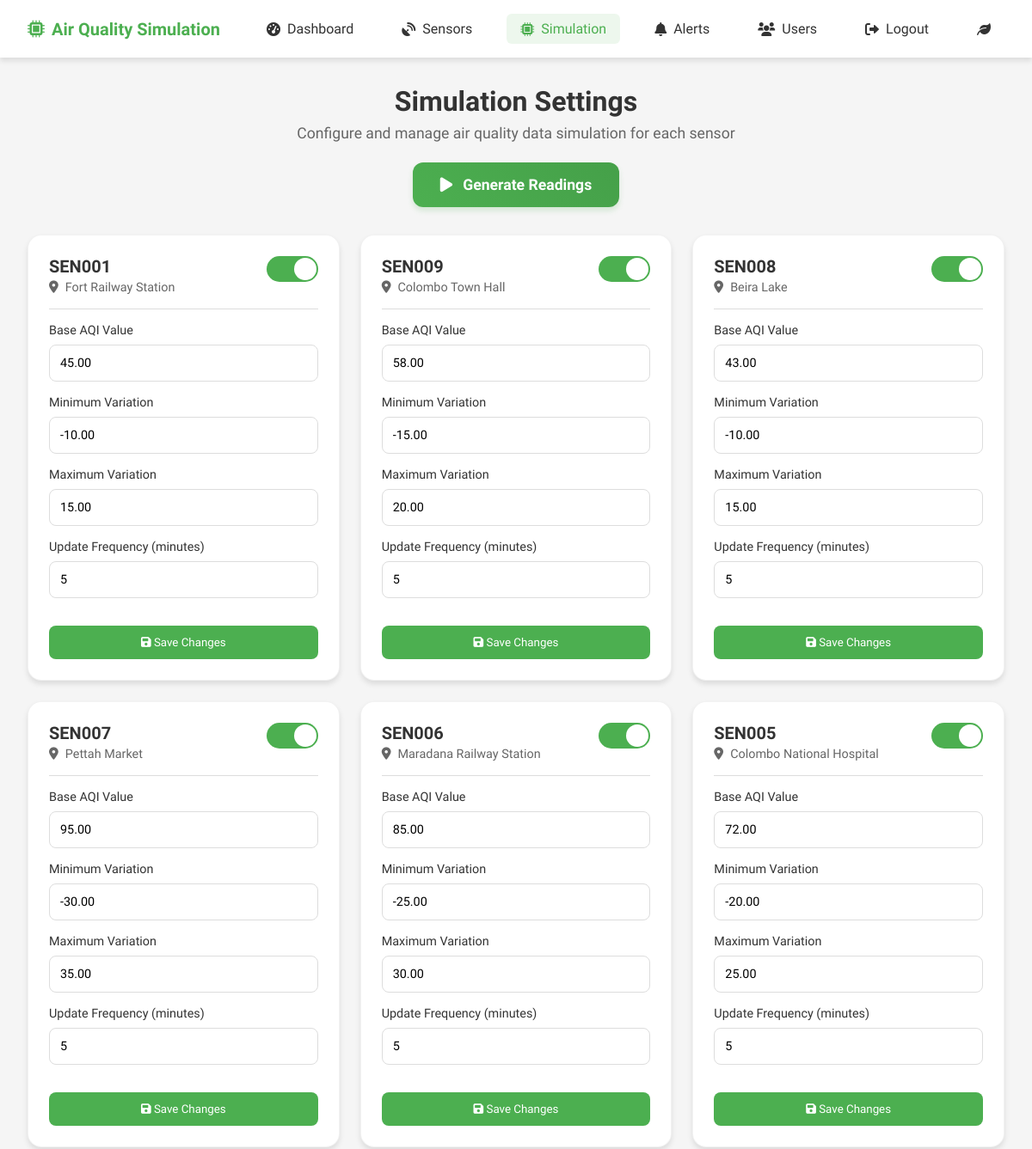
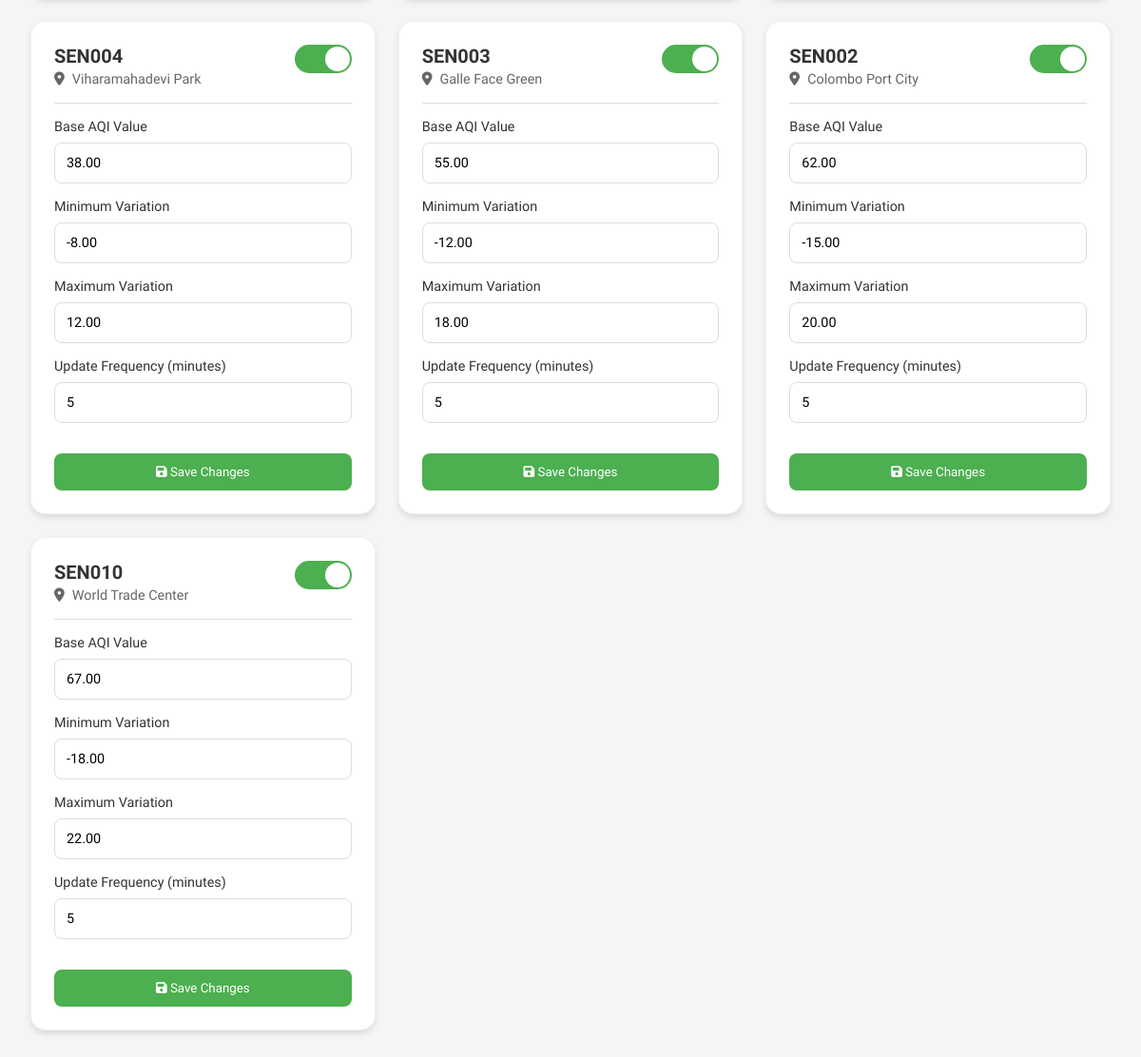
The page /admin/simulation.php (signed in) on the database its author committed (2 pictures, top to bottom).
### tables this page shows
CREATE TABLE `simulation_settings` (
  `id` int(11) NOT NULL,
  `sensor_id` varchar(50) NOT NULL,
  `base_aqi` decimal(5,2) NOT NULL,
  `variation_min` decimal(5,2) NOT NULL,
  `variation_max` decimal(5,2) NOT NULL,
  `update_frequency` int(11) NOT NULL COMMENT 'Update frequency in minutes',
  `is_active` tinyint(1) DEFAULT 1,
  `created_by` int(11) NOT NULL,
  `created_at` timestamp NOT NULL DEFAULT current_timestamp(),
  `updated_at` timestamp NOT NULL DEFAULT current_timestamp() ON UPDATE current_timestamp()
);

CREATE TABLE `sensors` (
  `id` int(11) NOT NULL,
  `sensor_id` varchar(50) NOT NULL,
  `location_name` varchar(100) NOT NULL,
  `latitude` decimal(10,8) NOT NULL,
  `longitude` decimal(11,8) NOT NULL,
  `status` enum('active','inactive','maintenance') DEFAULT 'active',
  `installation_date` date NOT NULL,
  `last_maintenance` date DEFAULT NULL,
  `maintenance_due` date DEFAULT NULL,
  `created_by` int(11) NOT NULL,
  `created_at` timestamp NOT NULL DEFAULT current_timestamp(),
  `updated_at` timestamp NOT NULL DEFAULT current_timestamp() ON UPDATE current_timestamp()
);

### admin/simulation.php (the view, shortened to what this page needs)
<?php
$simulations = [];
try {
    $pdo = getDBConnection();
    $stmt = $pdo->query("
        SELECT ss.*, s.location_name, s.status as sensor_status
        FROM simulation_settings ss
        JOIN sensors s ON ss.sensor_id = s.sensor_id
        ORDER BY ss.created_at DESC
    ");
    $simulations = $stmt->fetchAll(PDO::FETCH_ASSOC);
} catch (PDOException $e) {
    $error = "Database error: " . $e->getMessage();
}
?>
<!DOCTYPE html>
<html lang="en">
<head>
    <link rel="stylesheet" href="https://cdnjs.cloudflare.com/ajax/libs/font-awesome/6.0.0/css/all.min.css">
    <link href="https://cdn.jsdelivr.net/npm/@sweetalert2/theme-material-ui/material-ui.css" rel="stylesheet">
</head>
<body>
    <nav class="navbar">
        <div class="nav-brand">
            <i class="fas fa-microchip"></i>
            <span>Air Quality Simulation</span>
        </div>
        <div class="nav-links">
            <a href="dashboard.php">
                <i class="fas fa-gauge-high"></i>
                <span>Dashboard</span>
            </a>
            <a href="sensors.php">
                <i class="fas fa-satellite-dish"></i>
                <span>Sensors</span>
            </a>
            <a href="simulation.php" class="active">
                <i class="fas fa-microchip"></i>
                <span>Simulation</span>
            </a>
            <a href="alerts.php">
                <i class="fas fa-bell"></i>
                <span>Alerts</span>
            </a>
            <a href="users.php">
                <i class="fas fa-users"></i>
                <span>Users</span>
            </a>
            <a href="../auth/logout.php">
                <i class="fas fa-sign-out-alt"></i>
                <span>Logout</span>
            </a>
            <a href="../index.php" target="_blank">
                <i class="fas fa-leaf"></i>
            </a>
        </div>
    </nav>
    <main class="main-content">
        <div class="page-header">
            <h1 class="page-title">Simulation Settings</h1>
            <p class="page-description">Configure and manage air quality data simulation for each sensor</p>
            <div class="simulation-controls">
                <form method="POST" action="" class="generate-form">
                    <button type="button" onclick="confirmGeneration()" class="generate-btn">
                        <i class="fas fa-play"></i>
                        Generate Readings
                    </button>
                </form>
            </div>
        </div>
        <div class="simulation-grid">
            <?php foreach ($simulations as $sim): ?>
                <div class="simulation-card">
                    <div class="simulation-header">
                        <div class="sensor-info">
                            <h3 class="sensor-name"><?php echo htmlspecialchars($sim['sensor_id']); ?></h3>
                            <div class="sensor-location">
                                <i class="fas fa-map-marker-alt"></i>
                                <span><?php echo htmlspecialchars($sim['location_name']); ?></span>
                            </div>
                        </div>
                        <div class="simulation-toggle">
                            <label class="toggle-label" for="toggle_<?php echo $sim['sensor_id']; ?>"></label>
                        </div>
                    </div>
                    <form class="simulation-form" method="POST" action="">
                        <div class="form-group">
                            <label class="form-label">Base AQI Value</label>
                            <input type="number"
                                   name="base_aqi"
                                   class="form-input"
                                   value="<?php echo htmlspecialchars($sim['base_aqi']); ?>"
                                   required>
                        </div>
                        <div class="form-group">
                            <label class="form-label">Minimum Variation</label>
                            <input type="number"
                                   name="variation_min"
                                   class="form-input"
                                   value="<?php echo htmlspecialchars($sim['variation_min']); ?>"
                                   required>
                        </div>
                        <div class="form-group">
                            <label class="form-label">Maximum Variation</label>
                            <input type="number"
                                   name="variation_max"
                                   class="form-input"
                                   value="<?php echo htmlspecialchars($sim['variation_max']); ?>"
                                   required>
                        </div>
                        <div class="form-group">
                            <label class="form-label">Update Frequency (minutes)</label>
                            <input type="number"
                                   name="update_frequency"
                                   class="form-input"
                                   value="<?php echo htmlspecialchars($sim['update_frequency']); ?>"
                                   required>
                        </div>
                        <button type="submit" name="update_simulation" class="submit-btn">
                            <i class="fas fa-save"></i>
                            Save Changes
                        </button>
                    </form>
                </div>
            <?php endforeach; ?>
        </div>
    </main>
</body>
</html>

### admin/simulation.php (style rules this page uses)
:root { --primary-color: #4CAF50; --error-color: #f44336; --warning-color: #ff9800; --text-color: #333; --border-color: #ddd; --bg-color: #f5f5f5; --card-shadow: 0 4px 6px rgba(0,0,0,0.1); --transition-speed: 0.3s; }
* { margin: 0; padding: 0; box-sizing: border-box; font-family: 'Plus Jakarta Sans', sans-serif; }
body { background-color: var(--bg-color); min-height: 100vh; transition: background-color var(--transition-speed); }
.navbar { background: white; padding: 1rem 2rem; box-shadow: var(--card-shadow); display: flex; justify-content: space-between; align-items: center; position: sticky; top: 0; z-index: 1000; }
.nav-brand { font-size: 1.25rem; font-weight: 600; color: var(--primary-color); display: flex; align-items: center; gap: 0.5rem; }
.nav-links { display: flex; gap: 1.5rem; }
.nav-links a { color: var(--text-color); text-decoration: none; display: flex; align-items: center; gap: 0.5rem; font-weight: 500; transition: all var(--transition-speed); padding: 0.5rem 1rem; border-radius: 6px; }
.nav-links a.active { color: var(--primary-color); background: rgba(76, 175, 80, 0.1); }
.main-content { padding: 2rem; max-width: 1400px; margin: 0 auto; }
.page-header { margin-bottom: 2rem; text-align: center; }
.page-title { font-size: 2rem; color: var(--text-color); margin-bottom: 0.5rem; }
.page-description { color: #666; font-size: 1.1rem; }
.simulation-grid { display: grid; grid-template-columns: repeat(auto-fill, minmax(350px, 1fr)); gap: 1.5rem; margin-top: 2rem; }
.simulation-card { background: white; border-radius: 16px; padding: 1.5rem; box-shadow: var(--card-shadow); transition: all var(--transition-speed); border: 1px solid rgba(0, 0, 0, 0.05); position: relative; overflow: hidden; }
.simulation-header { display: flex; justify-content: space-between; align-items: flex-start; margin-bottom: 1rem; padding-bottom: 1rem; border-bottom: 1px solid var(--border-color); }
.sensor-info { flex: 1; }
.sensor-name { font-size: 1.25rem; font-weight: 600; color: var(--text-color); margin-bottom: 0.25rem; }
.sensor-location { color: #666; font-size: 0.9rem; display: flex; align-items: center; gap: 0.5rem; }
.simulation-toggle { position: relative; width: 60px; height: 30px; }
.toggle-label { position: absolute; top: 0; left: 0; width: 60px; height: 30px; border-radius: 15px; background: #ddd; cursor: pointer; transition: all var(--transition-speed); }
.toggle-label:after { content: ''; position: absolute; top: 2px; left: 2px; width: 26px; height: 26px; border-radius: 50%; background: white; transition: all var(--transition-speed); }
.toggle-input:checked + .toggle-label { background: var(--primary-color); }
.toggle-input:checked + .toggle-label:after { left: 32px; }
.simulation-form { display: grid; gap: 1rem; margin-top: 1rem; }
.form-group { display: flex; flex-direction: column; gap: 0.5rem; }
.form-label { font-size: 0.9rem; font-weight: 500; color: var(--text-color); }
.form-input { padding: 0.75rem; border: 1px solid var(--border-color); border-radius: 8px; font-size: 0.9rem; transition: all var(--transition-speed); }
.submit-btn { background: var(--primary-color); color: white; border: none; padding: 0.75rem; border-radius: 8px; font-weight: 500; cursor: pointer; transition: all var(--transition-speed); margin-top: 1rem; }
.simulation-controls { margin-top: 1.5rem; display: flex; justify-content: center; gap: 1rem; }
.generate-btn { background: linear-gradient(45deg, #4CAF50, #45a049); color: white; border: none; padding: 1rem 2rem; border-radius: 12px; font-weight: 600; font-size: 1.1rem; cursor: pointer; transition: all var(--transition-speed); display: flex; align-items: center; gap: 0.75rem; box-shadow: 0 4px 6px rgba(76, 175, 80, 0.2); }
.generate-btn i { font-size: 1.2rem; }

### rows shown on the page
simulation_settings: sensor "SEN001", sensors.location_name "Fort Railway Station", base_aqi "45.00", variation_min "-10.00", variation_max "15.00", update_frequency "5"
simulation_settings: sensor "SEN009", sensors.location_name "Colombo Town Hall", base_aqi "58.00", variation_min "-15.00", variation_max "20.00", update_frequency "5"
simulation_settings: sensor "SEN008", sensors.location_name "Beira Lake", base_aqi "43.00", variation_min "-10.00", variation_max "15.00", update_frequency "5"
simulation_settings: sensor "SEN007", sensors.location_name "Pettah Market", base_aqi "95.00", variation_min "-30.00", variation_max "35.00", update_frequency "5"
simulation_settings: sensor "SEN006", sensors.location_name "Maradana Railway Station", base_aqi "85.00", variation_min "-25.00", variation_max "30.00", update_frequency "5"
simulation_settings: sensor "SEN005", sensors.location_name "Colombo National Hospital", base_aqi "72.00", variation_min "-20.00", variation_max "25.00", update_frequency "5"
simulation_settings: sensor "SEN004", sensors.location_name "Viharamahadevi Park", base_aqi "38.00", variation_min "-8.00", variation_max "12.00", update_frequency "5"
simulation_settings: sensor "SEN003", sensors.location_name "Galle Face Green", base_aqi "55.00", variation_min "-12.00", variation_max "18.00", update_frequency "5"
simulation_settings: sensor "SEN002", sensors.location_name "Colombo Port City", base_aqi "62.00", variation_min "-15.00", variation_max "20.00", update_frequency "5"
simulation_settings: sensor "SEN010", sensors.location_name "World Trade Center", base_aqi "67.00", variation_min "-18.00", variation_max "22.00", update_frequency "5"
